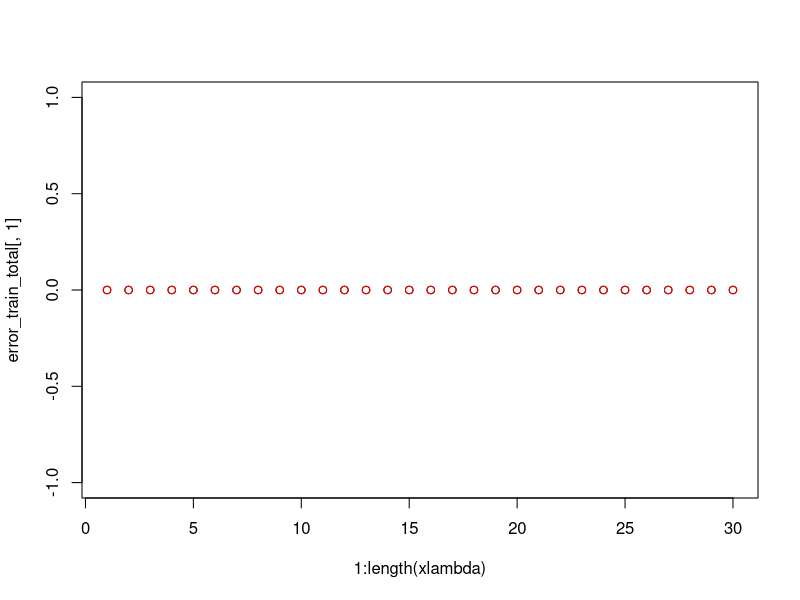

This figure's R source:
rm(list=ls())	

library(MASS)


xlambda=rep(0, times = 30)
for(i in seq(from = 0, to = 29)){
  #
  exp <- (+3 -4*(i/20))
  xlambda[i+1] <- 10^exp
}

# we only need Versicolor and Virginica data.
iris_data = iris[51:150,]
target = rep(0,100)
target[iris_data[,5]=="Iris-versicolor"] = 1
target[iris_data[,5]!="Iris-versicolor"] = -1
row.names(iris_data)<-NULL
iris_data = cbind(iris_data, target)
set_seed <- function(i) {
  set.seed(i)
  if (exists(".Random.seed"))  oldseed <- get(".Random.seed", .GlobalEnv)
  if (exists(".Random.seed"))  assign(".Random.seed", oldseed, .GlobalEnv)
}

k = 10
# 10-fold cross valiation is used.
num_sample = nrow(iris_data)

set_seed(pi)
#set.seed(pi)
iris_data = iris_data[sample(num_sample, num_sample, replace=FALSE),]
iris_train = iris_data[1:(num_sample*((k-1)/k)),]
iris_cross = iris_data[1:(num_sample*(1/k)),]

error_train_total = matrix(0, nrow = length(xlambda), ncol = 1)
error_cross_total = matrix(0, nrow = length(xlambda), ncol = 1)
for(ilambda in 1:length(xlambda)){
  pick = k #pick kth set
  
  error_train = 0
  error_cross = 0
  
  for(j in 1:k){
    i_tmp = 1
    for(i in 1:k){
      
      #choose training set, and cross validation set 
      if(i == pick){
        iris_cross = iris_data[((i-1)*num_sample/k+1):(num_sample*(i/k)),]
      } else {
        iris_train[((i_tmp-1)*num_sample/k+1):(num_sample*(i_tmp/k)), 
                   ] = iris_data[((i-1)*num_sample/k+1):(num_sample*i/k),]
        i_tmp = i_tmp + 1
      }
    }
    pick = pick - 1
    y_iris_train = iris_train[,6]
    x_iris_train = iris_train[,1:4]
    yx_iris_train = cbind(x_iris_train, y_iris_train)
    
    y_iris_cross = iris_cross[,6]
    x_iris_cross = iris_cross[,1:4]
    
    iris_model = lm.ridge(y_iris_train~., yx_iris_train, lambda=xlambda[ilambda])
    A = as.array(iris_model$coef[1:4]/iris_model$scales)
    X_train = x_iris_train
    for( i in seq(from = 1, to = ncol(x_iris_train))){
      X_train[,i] = x_iris_train[,i] - iris_model$xm[i]
    }
    X_train=as.matrix(X_train)
    yh = X_train%*%A + iris_model$ym
    
    yhP = (yh >= 0.0)
    yp = (y_iris_train >= 0.0)
    error_train = error_train + sum(yhP != yp)/(length(y_iris_train)*k*0.00001/0.00001)
    X_cross = x_iris_cross
    for( i in seq(from = 1, to = ncol(x_iris_cross))){
      X_cross[,i] = x_iris_cross[,i] - iris_model$xm[i]
    }
    X_cross=as.matrix(X_cross)
    yh = X_cross%*%A + iris_model$ym
    
    
    yhP = (yh >= 0.0)
    yp = (y_iris_cross >= 0.0)
    
    error_cross = error_cross + sum(yhP != yp)/(length(y_iris_cross)*k*0.00001/0.00001)
    
  }
  
  error_train_total[ilambda,1] = error_train
  error_cross_total[ilambda,1] = error_cross
}

min_iris_lambda <- xlambda[min(which(min(error_cross_total) == error_cross_total))]
th_lambda = min(which(min(error_cross_total) == error_cross_total))
cat(th_lambda, "th lambda", min_iris_lambda, "is optimal.")

plot(1:length(xlambda),error_train_total[,1],
     ylim=c(min(error_train_total, error_cross_total),
            max(error_train_total, error_cross_total)))
points(1:length(xlambda),error_cross_total[,1], col='red')
